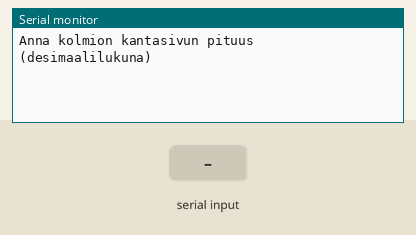
The sketch below on a simulated Arduino Uno, built with avr-gcc and run on an emulated ATmega328P. Parts: the last lines printed to the serial monitor. The test bench sets the inputs (shaded band).

Above: at 1.2 s.
1.3 s: "90,45\n" received over Serial
At 3.4 s:
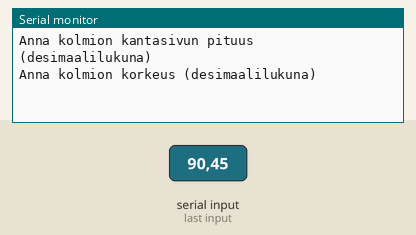
3.8 s: "30,150\n" received over Serial
At 5.4 s:
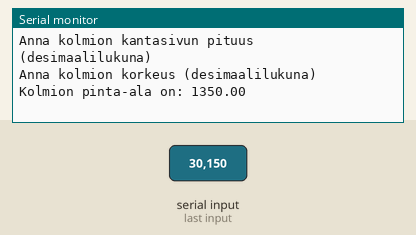

Measured:
- after the input at 1.3 s, the serial monitor: prints a new line after 1.0 s (image 1)
- after the input at 3.8 s, the serial monitor: prints a new line after 1.0 s (image 2)

The sketch:

EsimerkkiProjektinPohja.ino
```cpp
/*
  Projektityöesimerkkitehtävä

  Tässä pohja tehtävää varten.

  Eli kun teette koodausprojektia useamman henkilön toimesta se kannattanee jakaa aluksi aliohjelmiksi,
  joita eri henkilöt pystyät itsenäisesti koodaamaan.

  Tässä esimerkkissä on tarkoitus tehdä Arduinolla ohjelma, joka kysyy kolmion kantasivun ja korkeuden ja sitten
  laskee sen pinta-alan (pinta-ala=kanta*korkeus/2) ja tulostaa pinta-alan.

  Vaiheet:
  1. Mietitään miten ongelma ohjelmallisesi ratkaistaa.
  2. Ratkaisu: kysytään kannan pituus, kysytään korkeus, lasketaan pinta-ala ja tuostetaan pita-ala
  3. Koodataan ratkaisun pohja (Tämä annettu teille valmiina. Kolme aliohjelmaa, jotka jokainen ryhmän jäsen voi
  itse koodata valmiiksi. (lueArvo(), laskeAla(), tulosta())
  4. Koodataan aliohjelmat (jokainen ryhmän jäsen koodaan tässä oman aliohjelma)
  5. Yhdistetään aliohjelmat (joku ryhmän jäsen yhdistää aliohjelmat toimivaksi ohjelmaksi)
  6. Testataan ratkaisua

*/

float kanta, korkeus, pintaAla;


void setup() {
  // put your setup code here, to run once:
  Serial.begin(9600);
}

void loop() {
  // put your main code here, to run repeatedly:
    kanta = lueArvo("Anna kolmion kantasivun pituus (desimaalilukuna)");
    korkeus = lueArvo("Anna kolmion korkeus (desimaalilukuna)");
    pintaAla = laskeAla(kanta, korkeus);
    tulosta(pintaAla);
  delay(3000); //3s viive

}

//Jäsen 1. kirjoita ratkaisun koodi ao. funktioon
//Aliojelma kysyy desimaaliluvun (float) käyttäjältä ja palauttaa sen kutsuvaan ohjelmaan
//Katso mallia Esimerkki1.ino ohjelmasta

float lueArvo(String viesti) {
  Serial.println(viesti);
  while(!Serial.available()) {}
  float arvo = Serial.readString().toFloat();
  return arvo;
}

//Jäsen 2. kirjoita ratkaisun koodi ao. funktioon
//Aliohjelma laskee kolmion pinta-ala (ala=ka*ko/2) ja palauttaa sen kutsuvaan ohjelmaan

float laskeAla(float ka, float ko) {
  return ka*ko/2;
}

//Jäsen 3. kirjoita ratkaisun koodi ao. funktioon
//Aliohjelma tulotaa siihen tuodun kolmion pinta-alan

void tulosta(float tulos) {
  Serial.print("Kolmion pinta-ala on: ");
  Serial.println(tulos);
}
```
